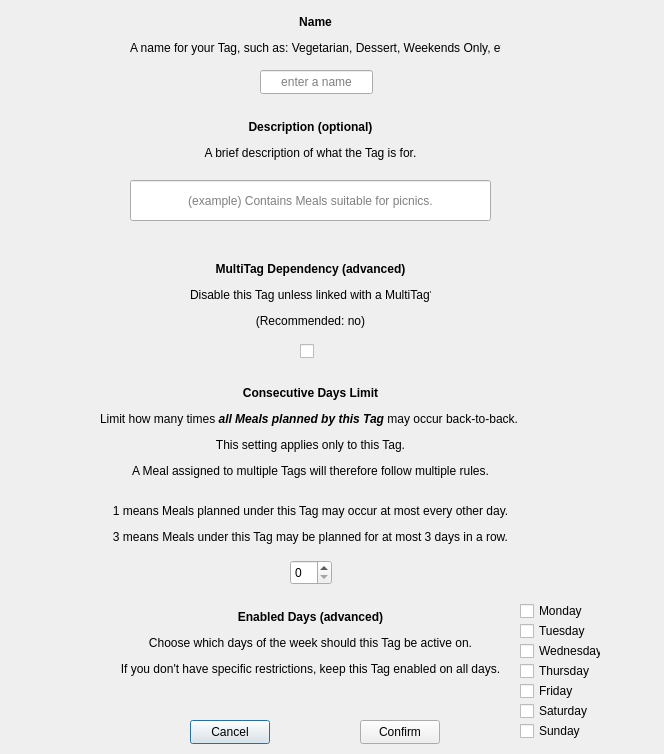
<?xml version="1.0" encoding="UTF-8"?>
<ui version="4.0">
 <class>CreateTag_BasicParams</class>
 <widget class="QDialog" name="CreateTag_BasicParams">
  <property name="geometry">
   <rect>
    <x>0</x>
    <y>0</y>
    <width>664</width>
    <height>754</height>
   </rect>
  </property>
  <property name="windowTitle">
   <string>Dialog</string>
  </property>
  <widget class="QCheckBox" name="checkBox_sun">
   <property name="geometry">
    <rect>
     <x>520</x>
     <y>720</y>
     <width>78</width>
     <height>22</height>
    </rect>
   </property>
   <property name="text">
    <string>Sunday</string>
   </property>
  </widget>
  <widget class="QLabel" name="label_description">
   <property name="geometry">
    <rect>
     <x>200</x>
     <y>120</y>
     <width>221</width>
     <height>41</height>
    </rect>
   </property>
   <property name="text">
    <string>&lt;html&gt;&lt;head/&gt;&lt;body&gt;&lt;p align=&quot;center&quot;&gt;&lt;span style=&quot; font-weight:700;&quot;&gt;Description (optional)&lt;/span&gt;&lt;/p&gt;&lt;p align=&quot;center&quot;&gt;A brief description of what the Tag is for.&lt;/p&gt;&lt;/body&gt;&lt;/html&gt;</string>
   </property>
  </widget>
  <widget class="QLabel" name="label_enabledDays">
   <property name="geometry">
    <rect>
     <x>120</x>
     <y>610</y>
     <width>381</width>
     <height>81</height>
    </rect>
   </property>
   <property name="text">
    <string>&lt;html&gt;&lt;head/&gt;&lt;body&gt;&lt;p align=&quot;center&quot;&gt;&lt;span style=&quot; font-weight:700;&quot;&gt;Enabled Days (advanced)&lt;/span&gt;&lt;/p&gt;&lt;p align=&quot;center&quot;&gt;Choose which days of the week should this Tag be active on.&lt;/p&gt;&lt;p align=&quot;center&quot;&gt;If you don't have specific restrictions, keep this Tag enabled on all days.&lt;br/&gt;&lt;/p&gt;&lt;/body&gt;&lt;/html&gt;</string>
   </property>
  </widget>
  <widget class="QCheckBox" name="checkBox_wed">
   <property name="geometry">
    <rect>
     <x>520</x>
     <y>640</y>
     <width>81</width>
     <height>22</height>
    </rect>
   </property>
   <property name="text">
    <string>Wednesday</string>
   </property>
  </widget>
  <widget class="QCheckBox" name="checkBox_sat">
   <property name="geometry">
    <rect>
     <x>520</x>
     <y>700</y>
     <width>78</width>
     <height>22</height>
    </rect>
   </property>
   <property name="text">
    <string>Saturday</string>
   </property>
  </widget>
  <widget class="QLabel" name="label_name">
   <property name="geometry">
    <rect>
     <x>130</x>
     <y>10</y>
     <width>371</width>
     <height>51</height>
    </rect>
   </property>
   <property name="text">
    <string>&lt;html&gt;&lt;head/&gt;&lt;body&gt;&lt;p align=&quot;center&quot;&gt;&lt;span style=&quot; font-weight:700;&quot;&gt;Name&lt;/span&gt;&lt;/p&gt;&lt;p align=&quot;center&quot;&gt;A name for your Tag, such as: Vegetarian, Dessert, Weekends Only, etc.&lt;/p&gt;&lt;/body&gt;&lt;/html&gt;</string>
   </property>
  </widget>
  <widget class="QCheckBox" name="checkBox_thu">
   <property name="geometry">
    <rect>
     <x>520</x>
     <y>660</y>
     <width>78</width>
     <height>22</height>
    </rect>
   </property>
   <property name="text">
    <string>Thursday</string>
   </property>
  </widget>
  <widget class="QCheckBox" name="checkBox_tue">
   <property name="geometry">
    <rect>
     <x>520</x>
     <y>620</y>
     <width>78</width>
     <height>22</height>
    </rect>
   </property>
   <property name="text">
    <string>Tuesday</string>
   </property>
  </widget>
  <widget class="QLineEdit" name="lineEdit_name">
   <property name="geometry">
    <rect>
     <x>260</x>
     <y>70</y>
     <width>113</width>
     <height>24</height>
    </rect>
   </property>
   <property name="maxLength">
    <number>50</number>
   </property>
   <property name="alignment">
    <set>Qt::AlignCenter</set>
   </property>
   <property name="placeholderText">
    <string>enter a name</string>
   </property>
  </widget>
  <widget class="QLabel" name="label_multitagDependency">
   <property name="geometry">
    <rect>
     <x>190</x>
     <y>260</y>
     <width>241</width>
     <height>71</height>
    </rect>
   </property>
   <property name="text">
    <string>&lt;html&gt;&lt;head/&gt;&lt;body&gt;&lt;p align=&quot;center&quot;&gt;&lt;span style=&quot; font-weight:700;&quot;&gt;MultiTag Dependency (advanced)&lt;/span&gt;&lt;/p&gt;&lt;p align=&quot;center&quot;&gt;Disable this Tag unless linked with a MultiTag?&lt;/p&gt;&lt;p align=&quot;center&quot;&gt;(Recommended: no)&lt;/p&gt;&lt;/body&gt;&lt;/html&gt;</string>
   </property>
  </widget>
  <widget class="QLabel" name="label_5">
   <property name="geometry">
    <rect>
     <x>100</x>
     <y>380</y>
     <width>421</width>
     <height>171</height>
    </rect>
   </property>
   <property name="text">
    <string>&lt;html&gt;&lt;head/&gt;&lt;body&gt;&lt;p align=&quot;center&quot;&gt;&lt;span style=&quot; font-weight:700;&quot;&gt;Consecutive Days Limit&lt;/span&gt;&lt;/p&gt;&lt;p align=&quot;center&quot;&gt;Limit how many times &lt;span style=&quot; font-weight:700; font-style:italic;&quot;&gt;all Meals planned by this Tag&lt;/span&gt; may occur back-to-back. &lt;/p&gt;&lt;p align=&quot;center&quot;&gt;This setting applies only to this Tag.&lt;/p&gt;&lt;p align=&quot;center&quot;&gt;A Meal assigned to multiple Tags will therefore follow multiple rules.&lt;br/&gt;&lt;/p&gt;&lt;p align=&quot;center&quot;&gt;1 means Meals planned under this Tag may occur at most every other day.&lt;/p&gt;&lt;p align=&quot;center&quot;&gt;3 means Meals under this Tag may be planned for at most 3 days in a row.&lt;/p&gt;&lt;/body&gt;&lt;/html&gt;</string>
   </property>
  </widget>
  <widget class="QSpinBox" name="spinBox_consecutiveDaysLimit">
   <property name="geometry">
    <rect>
     <x>290</x>
     <y>560</y>
     <width>42</width>
     <height>25</height>
    </rect>
   </property>
  </widget>
  <widget class="QCheckBox" name="checkBox_dependsOnMultiTag">
   <property name="geometry">
    <rect>
     <x>300</x>
     <y>340</y>
     <width>21</width>
     <height>22</height>
    </rect>
   </property>
   <property name="text">
    <string/>
   </property>
  </widget>
  <widget class="QCheckBox" name="checkBox_fri">
   <property name="geometry">
    <rect>
     <x>520</x>
     <y>680</y>
     <width>78</width>
     <height>22</height>
    </rect>
   </property>
   <property name="text">
    <string>Friday</string>
   </property>
  </widget>
  <widget class="QLineEdit" name="lineEdit_description">
   <property name="geometry">
    <rect>
     <x>130</x>
     <y>180</y>
     <width>361</width>
     <height>41</height>
    </rect>
   </property>
   <property name="text">
    <string/>
   </property>
   <property name="maxLength">
    <number>80</number>
   </property>
   <property name="alignment">
    <set>Qt::AlignCenter</set>
   </property>
   <property name="dragEnabled">
    <bool>false</bool>
   </property>
   <property name="placeholderText">
    <string>(example) Contains Meals suitable for picnics.</string>
   </property>
  </widget>
  <widget class="QCheckBox" name="checkBox_mon">
   <property name="geometry">
    <rect>
     <x>520</x>
     <y>600</y>
     <width>78</width>
     <height>22</height>
    </rect>
   </property>
   <property name="text">
    <string>Monday</string>
   </property>
  </widget>
  <widget class="QPushButton" name="pushButton_cancel">
   <property name="geometry">
    <rect>
     <x>190</x>
     <y>720</y>
     <width>80</width>
     <height>24</height>
    </rect>
   </property>
   <property name="text">
    <string>Cancel</string>
   </property>
  </widget>
  <widget class="QPushButton" name="pushButton_confirm">
   <property name="geometry">
    <rect>
     <x>360</x>
     <y>720</y>
     <width>80</width>
     <height>24</height>
    </rect>
   </property>
   <property name="text">
    <string>Confirm</string>
   </property>
  </widget>
 </widget>
 <resources/>
 <connections/>
</ui>
